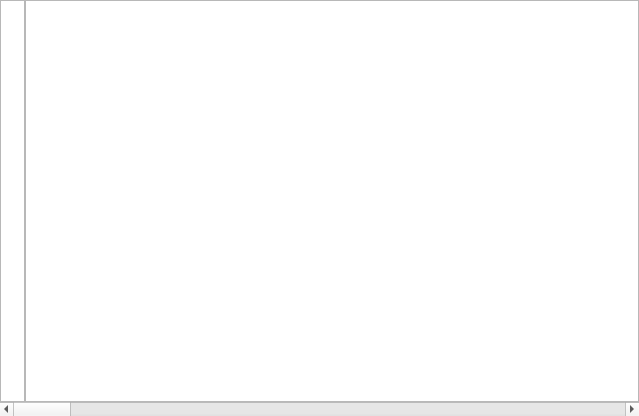
<?xml version="1.0" encoding="UTF-8"?>
<ui version="4.0">
 <class>MyTextEdit</class>
 <widget class="QWidget" name="MyTextEdit">
  <property name="geometry">
   <rect>
    <x>0</x>
    <y>0</y>
    <width>639</width>
    <height>416</height>
   </rect>
  </property>
  <property name="windowTitle">
   <string>Form</string>
  </property>
  <layout class="QVBoxLayout" name="verticalLayout">
   <property name="spacing">
    <number>0</number>
   </property>
   <property name="leftMargin">
    <number>0</number>
   </property>
   <property name="topMargin">
    <number>0</number>
   </property>
   <property name="rightMargin">
    <number>0</number>
   </property>
   <property name="bottomMargin">
    <number>0</number>
   </property>
   <item>
    <layout class="QHBoxLayout" name="horizontalLayout_2">
     <property name="spacing">
      <number>0</number>
     </property>
     <item>
      <widget class="QTextBrowser" name="textBrowser">
       <property name="maximumSize">
        <size>
         <width>25</width>
         <height>16777215</height>
        </size>
       </property>
       <property name="verticalScrollBarPolicy">
        <enum>Qt::ScrollBarAlwaysOff</enum>
       </property>
       <property name="horizontalScrollBarPolicy">
        <enum>Qt::ScrollBarAlwaysOff</enum>
       </property>
       <property name="lineWrapMode">
        <enum>QTextEdit::NoWrap</enum>
       </property>
      </widget>
     </item>
     <item>
      <widget class="QTextEdit" name="textEdit">
       <property name="horizontalScrollBarPolicy">
        <enum>Qt::ScrollBarAlwaysOff</enum>
       </property>
       <property name="lineWrapMode">
        <enum>QTextEdit::NoWrap</enum>
       </property>
      </widget>
     </item>
    </layout>
   </item>
   <item>
    <widget class="QScrollBar" name="horizontalScrollBar">
     <property name="orientation">
      <enum>Qt::Horizontal</enum>
     </property>
    </widget>
   </item>
  </layout>
 </widget>
 <resources/>
 <connections/>
</ui>
